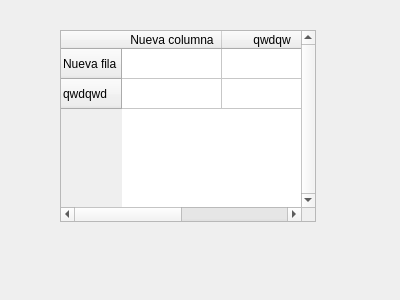
<?xml version="1.0" encoding="UTF-8"?>
<ui version="4.0">
 <class>Form</class>
 <widget class="QWidget" name="Form">
  <property name="geometry">
   <rect>
    <x>0</x>
    <y>0</y>
    <width>400</width>
    <height>300</height>
   </rect>
  </property>
  <property name="windowTitle">
   <string>Form</string>
  </property>
  <widget class="QTableWidget" name="tableWidget">
   <property name="geometry">
    <rect>
     <x>60</x>
     <y>30</y>
     <width>256</width>
     <height>192</height>
    </rect>
   </property>
   <property name="verticalScrollBarPolicy">
    <enum>Qt::ScrollBarAlwaysOn</enum>
   </property>
   <property name="selectionBehavior">
    <enum>QAbstractItemView::SelectRows</enum>
   </property>
   <row>
    <property name="text">
     <string>Nueva fila</string>
    </property>
   </row>
   <row>
    <property name="text">
     <string>qwdqwd</string>
    </property>
   </row>
   <column>
    <property name="text">
     <string>Nueva columna</string>
    </property>
   </column>
   <column>
    <property name="text">
     <string>qwdqw</string>
    </property>
   </column>
  </widget>
 </widget>
 <resources/>
 <connections/>
</ui>
